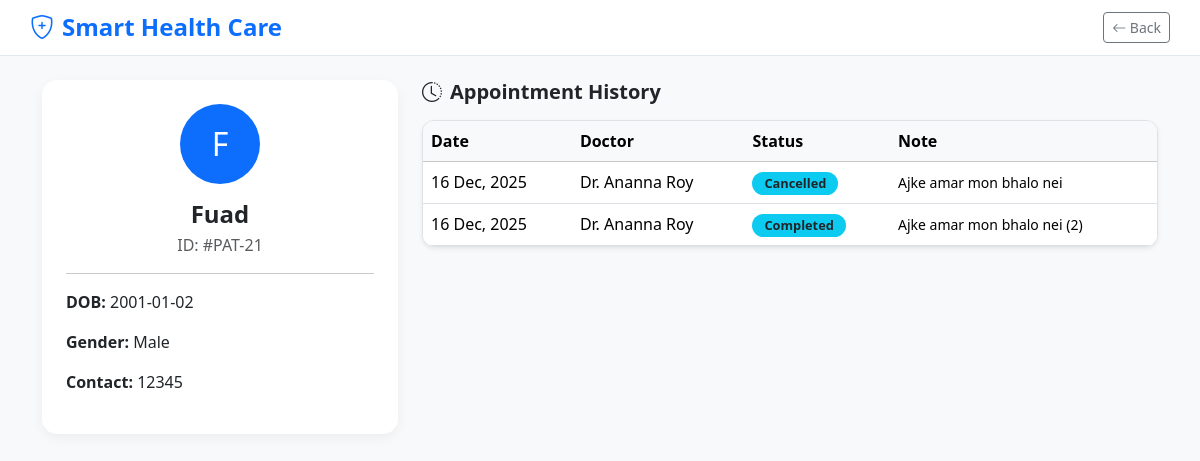
/admin/view_patient.php?id=21, run on the app's committed database.
### tables this page shows
CREATE TABLE `patients` (
  `patient_id` int(11) NOT NULL,
  `full_name` varchar(150) NOT NULL,
  `date_of_birth` date DEFAULT NULL,
  `gender` enum('Male','Female','Other') DEFAULT NULL,
  `blood_group` varchar(5) DEFAULT NULL,
  `contact_phone` varchar(20) DEFAULT NULL,
  `email` varchar(100) DEFAULT NULL,
  `insurance_policy_number` varchar(100) DEFAULT NULL,
  `emergency_contact_name` varchar(150) DEFAULT NULL,
  `emergency_contact_number` varchar(20) DEFAULT NULL,
  `emergency_contact_relation` varchar(50) DEFAULT NULL,
  `created_at` timestamp NOT NULL DEFAULT current_timestamp()
);

CREATE TABLE `appointments` (
  `appointment_id` int(11) NOT NULL,
  `patient_id` int(11) NOT NULL,
  `appointment_date` date NOT NULL,
  `doctor_id` int(11) NOT NULL,
  `appointment_datetime` datetime NOT NULL,
  `reason` varchar(255) DEFAULT NULL,
  `status` enum('Scheduled','Completed','Cancelled','Rescheduled') DEFAULT 'Scheduled',
  `created_at` timestamp NOT NULL DEFAULT current_timestamp()
);

CREATE TABLE `doctors` (
  `doctor_id` int(11) NOT NULL,
  `full_name` varchar(150) DEFAULT NULL,
  `expertise` varchar(100) NOT NULL,
  `qualification` varchar(255) DEFAULT NULL,
  `gender` enum('Male','Female','Other') DEFAULT NULL,
  `consultancy_fee` decimal(10,2) NOT NULL DEFAULT 0.00,
  `contact_number` varchar(20) NOT NULL,
  `image_url` varchar(255) DEFAULT 'assets/img/default_doctor.jpg',
  `availability` longtext DEFAULT NULL CHECK (json_valid(`availability`))
);

### admin/view_patient.php (the view, shortened to what this page needs)
<?php
require '../config/db.php';
try {
    $stmt = $pdo->prepare("SELECT * FROM Patients WHERE patient_id = ?");
    $stmt->execute([$_GET['id']]);
    $patient = $stmt->fetch();
    $stmt_app = $pdo->prepare("SELECT a.*, d.full_name as doc_name
                               FROM Appointments a
                               JOIN Doctors d ON a.doctor_id = d.doctor_id
                               WHERE a.patient_id = ?
                               ORDER BY a.appointment_date DESC");
    $stmt_app->execute([$_GET['id']]);
    $history = $stmt_app->fetchAll();
} catch (PDOException $e) {
    die("Error: " . $e->getMessage());
}
?>
<!DOCTYPE html>
<html lang="en">
<head>
    <link href="https://cdn.jsdelivr.net/npm/bootstrap@5.3.3/dist/css/bootstrap.min.css" rel="stylesheet">
    <link rel="stylesheet" href="https://cdn.jsdelivr.net/npm/bootstrap-icons@1.11.3/font/bootstrap-icons.min.css">
</head>
<body>
<div class="header-top d-flex justify-content-between align-items-center">
    <h4 class="mb-0 text-primary fw-bold"><i class="bi bi-shield-plus me-2"></i>Smart Health Care</h4>
    <a href="manage_patients.php" class="btn btn-outline-secondary btn-sm"><i class="bi bi-arrow-left"></i> Back</a>
</div>
<div class="container py-4">
    <div class="row">
        <div class="col-md-4">
            <div class="profile-card p-4 text-center">
                <div class="rounded-circle bg-primary text-white d-flex align-items-center justify-content-center mx-auto mb-3" style="width: 80px; height: 80px; font-size: 2rem;">
                    <?= strtoupper(substr($patient['full_name'], 0, 1)) ?>
                </div>
                <h4 class="fw-bold mb-1"><?= htmlspecialchars($patient['full_name']) ?></h4>
                <p class="text-muted">ID: #PAT-<?= $patient['patient_id'] ?></p>
                <hr>
                <div class="text-start">
                    <p><strong>DOB:</strong> <?= $patient['date_of_birth'] ?></p>
                    <p><strong>Gender:</strong> <?= $patient['gender'] ?></p>
                    <p><strong>Contact:</strong> <?= $patient['contact_phone'] ?></p>
                </div>
            </div>
        </div>
        <div class="col-md-8">
            <h5 class="fw-bold mb-3"><i class="bi bi-clock-history me-2"></i>Appointment History</h5>
            <div class="history-table border shadow-sm">
                <table class="table table-hover mb-0">
                    <thead class="table-light">
                        <tr>
                            <th>Date</th>
                            <th>Doctor</th>
                            <th>Status</th>
                            <th>Note</th>
                        </tr>
                    </thead>
                    <tbody>
                        <?php if(empty($history)): ?>
                            <tr><td colspan="4" class="text-center py-4">No past appointments found.</td></tr>
                        <?php else: ?>
                            <?php foreach($history as $row): ?>
                            <tr>
                                <td><?= date('d M, Y', strtotime($row['appointment_date'])) ?></td>
                                <td>Dr. <?= htmlspecialchars($row['doc_name']) ?></td>
                                <td><span class="badge bg-info text-dark badge-status"><?= $row['status'] ?></span></td>
                                <td><small><?= htmlspecialchars($row['reason'] ?? 'N/A') ?></small></td>
                            </tr>
                            <?php endforeach; ?>
                        <?php endif; ?>
                    </tbody>
                </table>
            </div>
        </div>
    </div>
</div>
</body>
</html>

### admin/view_patient.php (style rules this page uses)
:root { --primary-blue: #0077b6; --light-bg: #f8f9fa; --nav-dark: #1e293b; }
body { background-color: var(--light-bg); font-family: 'Segoe UI', sans-serif; }
.header-top { background: #fff; padding: 12px 30px; border-bottom: 1px solid #e2e8f0; }
.profile-card { background: #fff; border-radius: 15px; border: none; box-shadow: 0 4px 12px rgba(0,0,0,0.05); }
.history-table { background: #fff; border-radius: 12px; overflow: hidden; }
.badge-status { font-size: 0.8rem; padding: 5px 12px; border-radius: 20px; }

### data on the page
patients: full_name "F", full_name "Fuad", patient_id "21", date_of_birth "2001-01-02", gender "Male", contact_phone "12345"
appointments: appointment_date "16 Dec, 2025", doctor.full_name "Ananna Roy", status "Cancelled", reason "Ajke amar mon bhalo nei"
appointments: appointment_date "16 Dec, 2025", doctor.full_name "Ananna Roy", status "Completed", reason "Ajke amar mon bhalo nei (2)"
